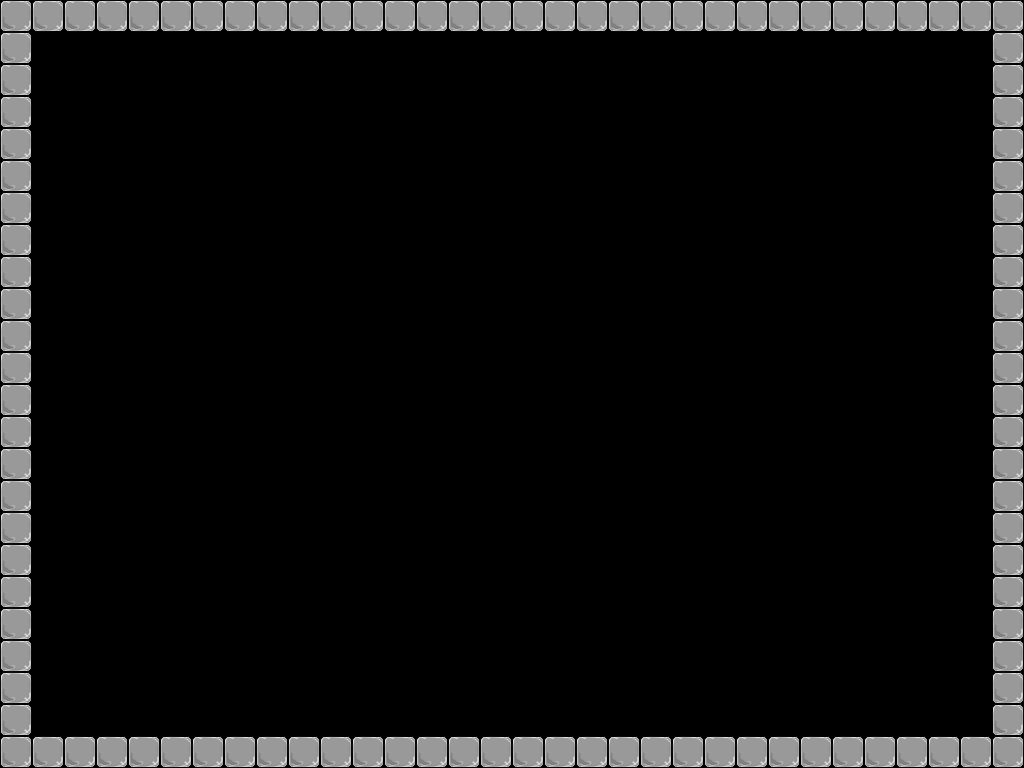

Tiled map render using the project's own tile images. Description and the map definition, with tile-layer contents summarised, below:
An orthogonal 32x24 tile map with 32x32 px tiles, 2 tile layers (base, collision).

<map version="1.0" orientation="orthogonal" width="32" height="24" tilewidth="32" tileheight="32">
 <tileset firstgid="1" name="block" tilewidth="32" tileheight="32">
  <image source="block.png" trans="ffffff" width="32" height="32" />
 </tileset>
 <layer name="base" width="32" height="24">
  <data>[768 cells, 108 non-empty, 1 distinct tile ids]</data>
 </layer>
 <layer name="collision" width="32" height="24">
  <data>[768 cells, 108 non-empty, 1 distinct tile ids]</data>
 </layer>
</map>
